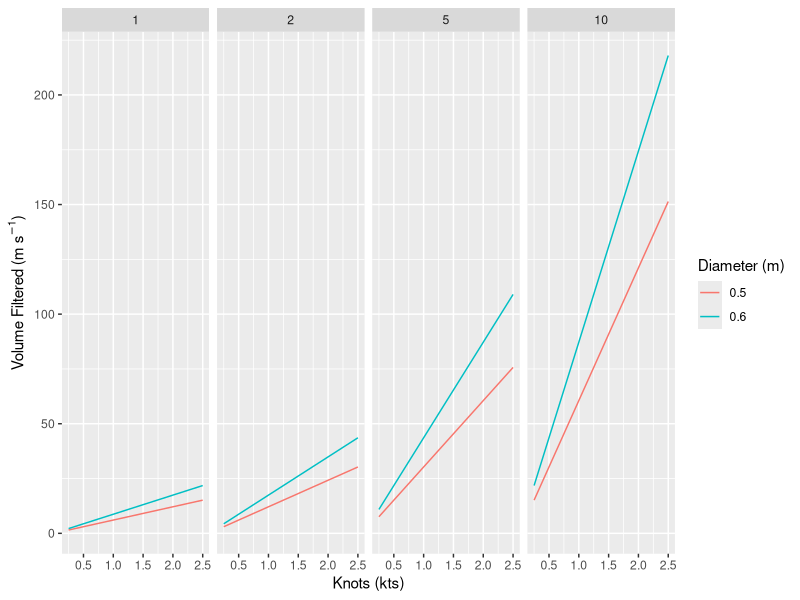

Source code (R):
## ---- chunk 1
knitr::opts_chunk$set(echo = TRUE)
## ---- chunk 2
# === examples
n_ali = 74 # sum of counts for all aliquots
folson = 1 # mL of the pipette
splt = 2 # number of splits, i.e. how many times was sample split before counts
vol_samp = 100 # volume of sample within beaker before count
ali = 12 # number of counted aliquots

# Jamie's original equation
n_ali * vol_samp / ali * splt / folson
n_ali * vol_samp / ali * 2^splt / folson # <--- this seems mor correct

# Rearranged equation 
(n_ali / ali) * # average individuals
(vol_samp / folson) / # dilution factor
0.5

# if split was made using the equation 1/2^n_splits
splt_alt = (1/2)^splt

n_ali * vol_samp / ali / splt_alt / folson
n_ali * vol_samp / ali * splt_alt^-1 / folson

# add cruise split to formulation
cr_splt = 1 # number of splits on cruise, 1 split = 1/2^1 sample 
lab_splt = 2 # number of splits in the lab, 2 splits = 1/2^2 sample

# test both ways depending if in fraction or integer form
0.5^(cr_splt + lab_splt) # integer: 1 split
0.5^lab_splt * 0.5^cr_splt # fraction: 0.5


## ---- chunk 3
library(dplyr)
vol_theoretical <- function(kts, time, diam) {
  kts * 0.514 * time * 60 * pi * (diam/2)^2
}

tow_time <- c(1, 2, 5, 10)
knots    <- seq(0.25, 2.5, 0.25)
diameter <- c(0.5, 0.6)

vol_calc <- 
  expand.grid("kts" = knots, "time" = tow_time, "diam" = diameter) %>%
  mutate(
    vol_theoretical = vol_theoretical(kts, time, diam)
    ) %>%
  ungroup()
vol_calc

library(ggplot2)
ggplot(vol_calc) +
  geom_line(aes(x = kts, y = vol_theoretical, color = as.factor(diam))) +
  facet_grid(~time) +
  labs(color = "Diameter (m)",
       x = "Knots (kts)",
       y = expression("Volume Filtered (m "*s^-1*")"))
